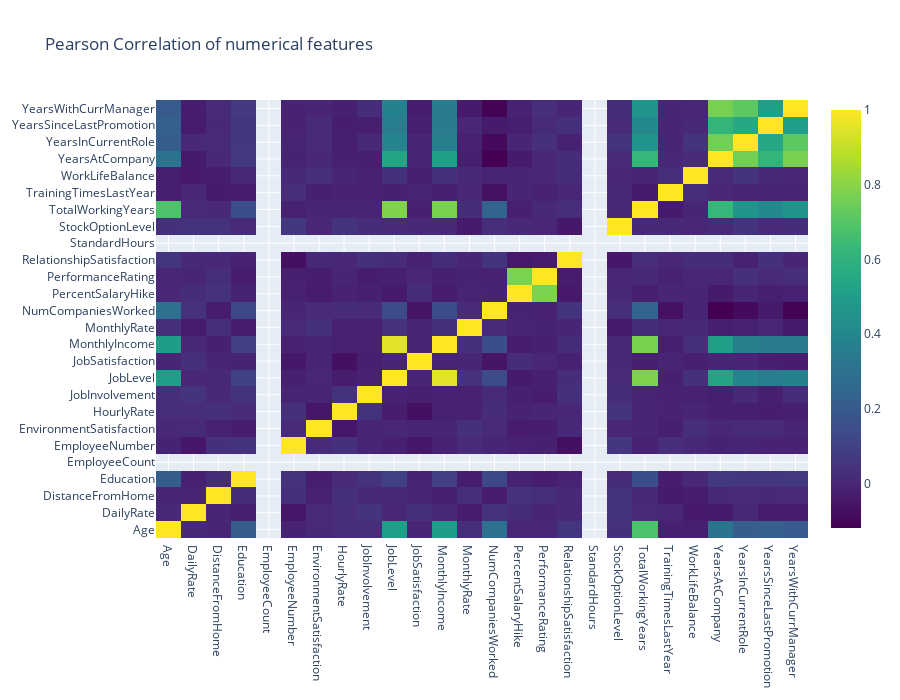

Here is the notebook cell this chart was saved with:
### Code cell
data = [
    go.Heatmap(
        z= attrition[numerical].astype(float).corr().values, # Generating the Pearson correlation
        x=attrition[numerical].columns.values,
        y=attrition[numerical].columns.values,
        colorscale='Viridis',
        reversescale = False,
        #text = True,
        opacity = 1.0)]

layout = go.Layout(
    title='Pearson Correlation of numerical features',
    xaxis = dict(ticks='', nticks=36),
    yaxis = dict(ticks='' ),
    width = 900, height = 700)

fig = go.Figure(data=data, layout=layout)
py.iplot(fig, filename='labelled-heatmap')
fig.show(renderer="colab")

### Figure 1 — Plotly figure (JSON) as saved in the notebook; plotly's stock layout.template omitted (floating-point values rounded to 4 significant figures; data arrays with more than 128 entries replaced by an {"elided": "..."} marker saying what was removed)
{"data": [{"colorscale": [[0, "#440154"], [0.1111, "#482878"], [0.2222, "#3e4989"], [0.3333, "#31688e"], [0.4444, "#26828e"], [0.5556, "#1f9e89"], [0.6667, "#35b779"], [0.7778, "#6ece58"], [0.8889, "#b5de2b"], [1, "#fde725"]], "opacity": 1, "reversescale": false, "x": ["Age", "DailyRate", "DistanceFromHome", "Education", "EmployeeCount", "EmployeeNumber", "EnvironmentSatisfaction", "HourlyRate", "JobInvolvement", "JobLevel", "JobSatisfaction", "MonthlyIncome", "MonthlyRate", "NumCompaniesWorked", "PercentSalaryHike", "PerformanceRating", "RelationshipSatisfaction", "StandardHours", "StockOptionLevel", "TotalWorkingYears", "TrainingTimesLastYear", "WorkLifeBalance", "YearsAtCompany", "YearsInCurrentRole", "YearsSinceLastPromotion", "YearsWithCurrManager"], "y": ["Age", "DailyRate", "DistanceFromHome", "Education", "EmployeeCount", "EmployeeNumber", "EnvironmentSatisfaction", "HourlyRate", "JobInvolvement", "JobLevel", "JobSatisfaction", "MonthlyIncome", "MonthlyRate", "NumCompaniesWorked", "PercentSalaryHike", "PerformanceRating", "RelationshipSatisfaction", "StandardHours", "StockOptionLevel", "TotalWorkingYears", "TrainingTimesLastYear", "WorkLifeBalance", "YearsAtCompany", "YearsInCurrentRole", "YearsSinceLastPromotion", "YearsWithCurrManager"], "z": {"elided": "26x26 float values"}, "type": "heatmap"}], "layout": {"height": 700, "title": {"text": "Pearson Correlation of numerical features"}, "width": 900, "xaxis": {"nticks": 36, "ticks": ""}, "yaxis": {"ticks": ""}}}
